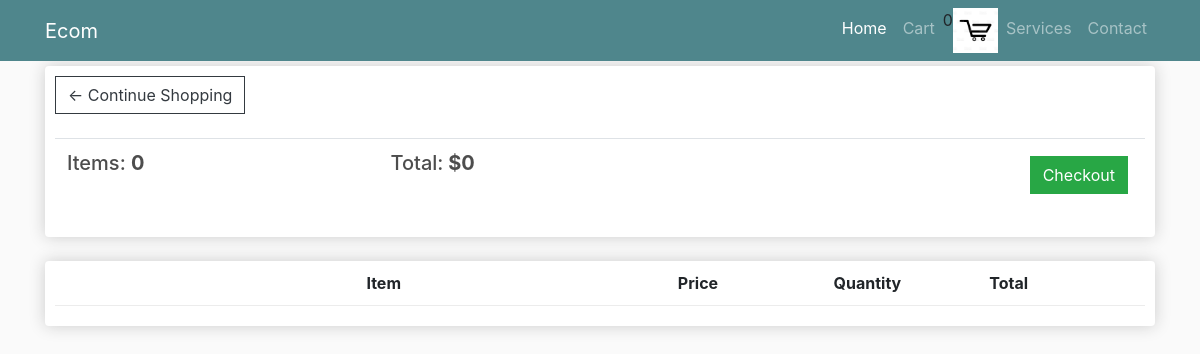
Before: /cart (signed in) with the older database file.
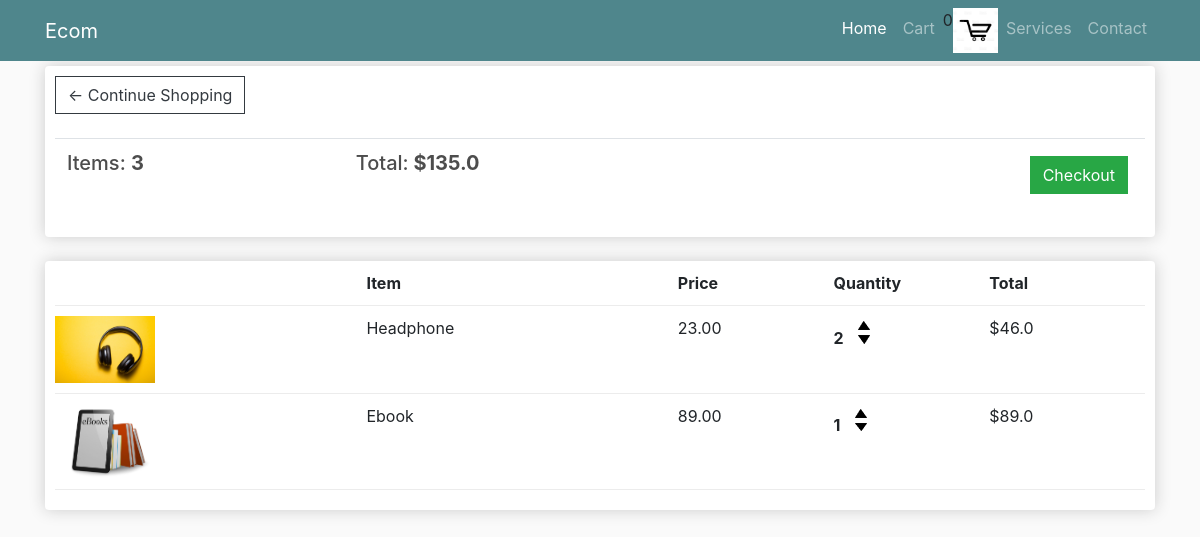
After: the same page with the newer database file.
### store/models.py (models this page shows, shortened)
class Order(models.Model):
    customer = models.ForeignKey(Customer, on_delete=models.SET_NULL,blank=True,null=True)
    date_ordered= models.DateTimeField(auto_now_add=True)
    complete = models.BooleanField(default=False,null=True,blank=False)
    transaction_id = models.CharField(max_length=200,null=True)
    @property
    def get_cart_total(self):
        orderitems = self.orderitem_set.all()
        total = sum([item.get_total for item in orderitems])
        return total
    @property
    def get_cart_items(self):
        orderitems = self.orderitem_set.all()
        total = sum([item.quantity for item in orderitems])
        return total

class OrderItem(models.Model):
    product = models.ForeignKey(Product, on_delete=models.SET_NULL, blank=True, null=True)
    order = models.ForeignKey(Order, on_delete=models.SET_NULL, blank=True, null=True)
    quantity = models.IntegerField(default=0,null=True,blank=True)
    date_added = models.DateTimeField(auto_now_add=True)
    @property
    def get_total(self):
        total = self.product.price * self.quantity
        return total

class Product(models.Model):
    name = models.CharField(max_length=200, null=True)
    price = models.FloatField()
    digital = models.BooleanField(default=False,null=True,blank=False)
    image = models.ImageField(null=True,blank=True)
    @property
    def imageURL(self):
        try:
            url = self.image.url
        except:
            url=''
        return url

### store/views.py (the view)
# urls.py: path('cart', views.cart,name='cart'),
def cart(request):
    if request.user.is_authenticated:
        customer = request.user.customer
        order,created = Order.objects.get_or_create(customer=customer,complete=False)
        items = order.orderitem_set.all()
    else:
        items=[]
        order ={
            'get_cart_total':0,
            'get_cart_item':0
        }
    context={
        'items':items,
        'order':order
    }
    return render(request,'cart.html',context)

### store/templates/cart.html (shortened to what this page needs)
{% extends 'main.html' %}
{% load static %}
{% block content %}
<div class="row">
		<div class="col-lg-12">
			<div class="box-element">
				<a  class="btn btn-outline-dark" href="{% url 'store' %}">&#x2190; Continue Shopping</a>
				<br>
				<br>
				<table class="table">
					<tr>
						<th><h5>Items: <strong>{{order.get_cart_items}}</strong></h5></th>
						<th><h5>Total:<strong> ${{order.get_cart_total}}</strong></h5></th>
						<th>
							<a  style="float:right; margin:5px;" class="btn btn-success" href="{% url 'checkout' %}">Checkout</a>
						</th>
					</tr>
				</table>
			</div>
			<br>
			<div class="box-element">
                <div class="cart-row">
					<div style="flex:2"></div>
					<div style="flex:2"><strong>Item</strong></div>
					<div style="flex:1"><strong>Price</strong></div>
					<div style="flex:1"><strong>Quantity</strong></div>
					<div style="flex:1"><strong>Total</strong></div>
				</div>
				{% for item in items %}
			<div class="cart-row">
					<div style="flex:2"><img class="row-image" src="{{item.product.imageURL }}"></div>
					<div style="flex:2"><p>{{item.product.name}}</p></div>
					<div style="flex:1"><p>{{item.product.price|floatformat:2}}</p></div>
					<div style="flex:1">
						<p class="quantity">{{item.quantity}}</p>
						<div class="quantity">
							<img class="chg-quantity" src="{% static  'img/arrow-up.png' %}">
							<img class="chg-quantity" src="{% static  'img/arrow-down.png' %}">
						</div>
					</div>
					<div style="flex:1"><p>${{item.get_total}}</p></div>
				</div>
			{% endfor %}
			</div>
		</div>
	</div>
{% endblock content %}

### store/templates/main.html (shortened to what this page needs)
<!DOCTYPE html>
{% load static %}
<html lang="en">
<head>
  <link href="{% static 'vendor/bootstrap/css/bootstrap.min.css' %}" rel="stylesheet">
  <link href="{% static 'css/shop-homepage.css' %}" rel="stylesheet">
</head>
<body>
  <nav class="navbar navbar-expand-lg navbar-dark bg-dark fixed-top">
    <div class="container">
      <a class="navbar-brand" href="{% url 'store' %} ">Ecom</a>
      <div class="collapse navbar-collapse" id="navbarResponsive">
        <ul class="navbar-nav ml-auto">
          <li class="nav-item active">
            <a class="nav-link" href="{% url 'store' %}">Home
            </a>
          </li>
          <li class="nav-item">
            <a class="nav-link" href="{% url 'cart' %}">Cart</a></li>
            <li class="nav-item"> <p id="card-total" color="white">0</p></li>
            <li class="nav-item"> <img src="{% static 'img/cart.jpg' %}" height="45">
          </li>
          <li class="nav-item">
            <a class="nav-link" href="#">Services</a>
          </li>
          <li class="nav-item">
            <a class="nav-link" href="#">Contact</a>
          </li>
        </ul>
      </div>
    </div>
  </nav>
<div class="container">
  {% block content %}
  {% endblock content %}
</div>
</body>
</html>

### static/css/shop-homepage.css (style rules this page uses)
body { padding-top: 56px; }
body { background-color: hsl(0, 0%, 98%); }
h1,h2,h3,h4,h5,h6 { color:hsl(0, 0%, 30%); }
.box-element { box-shadow:hsl(0, 0%, 80%) 0 0 16px; background-color: #fff; border-radius: 4px; padding: 10px; }
.bg-dark { background-color: #4f868c!important; }
.col-lg-4, .col-lg-6, .col-lg-8, .col-lg-12 { margin-top: 10px; }
.btn { border-radius: 0; }
.row-image { width: 100px; }
.cart-row { display: flex; align-items: flex-stretch; padding-bottom: 10px; margin-bottom: 10px; border-bottom: 1px solid #ececec; }
.quantity { display: inline-block; font-weight: 700; padding-right:10px; }
.chg-quantity { width: 12px; cursor: pointer; display: block; margin-top: 5px; transition:.1s; }

Changed rows visible on the page:
computed for Order: get_cart_items "0" → "3"; get_cart_total "0" → "135.0"
added OrderItem: product.imageURL (picture), product.name "Headphone", product.price "23.00", quantity "2", get_total "46.0"
added OrderItem: product.imageURL (picture), product.name "Ebook", product.price "89.00", quantity "1", get_total "89.0"
